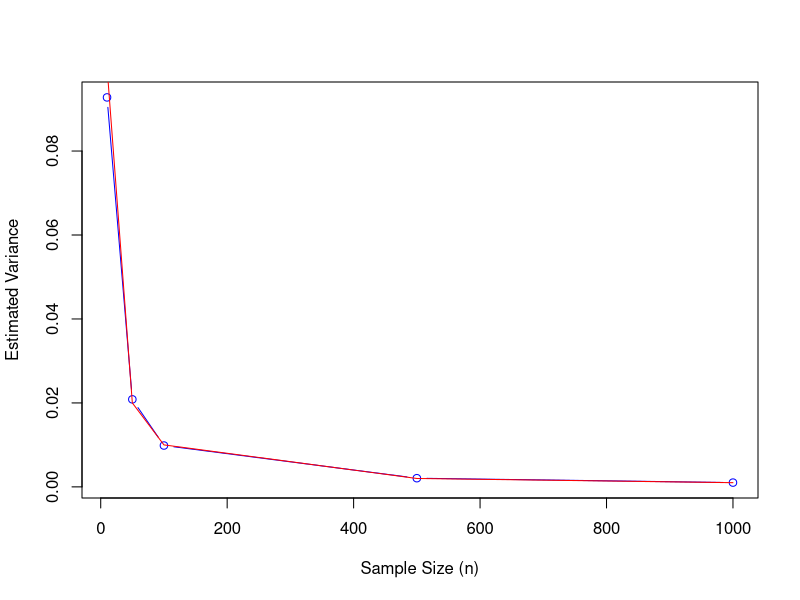
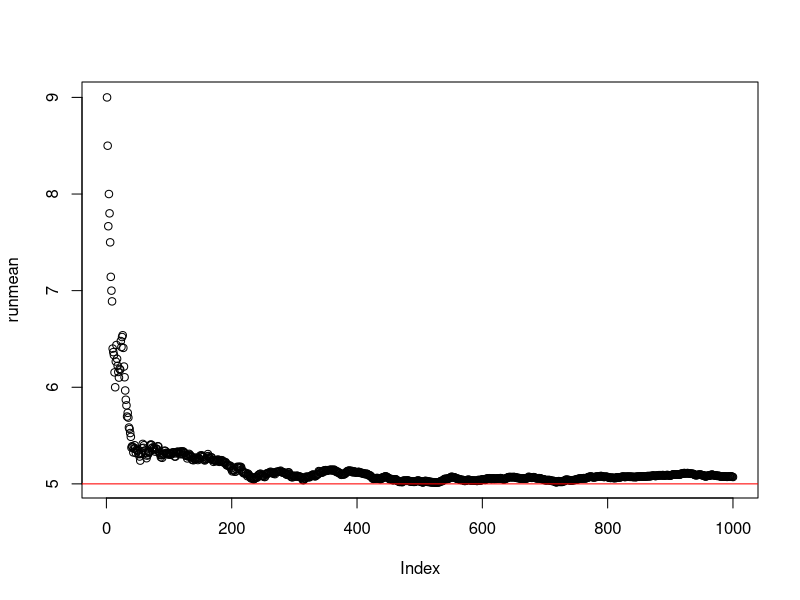
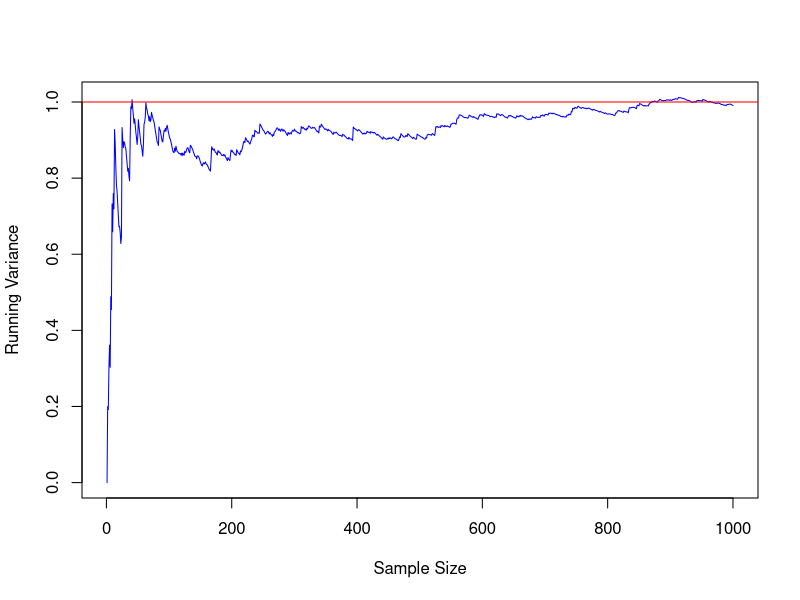

The R script that drew these images, in order:
## ---- chunk 1
run_sample_mean_trial <- function( n ) {
  # TODO: code goes here.
  samples <- rnorm(n, mean = 0, sd = 1)
  return(mean(samples))
}
## ---- chunk 2
estimate_sample_mean_variance <- function( n, M ) {
  # TODO: code goes here.
  sample_means <- replicate(M, run_sample_mean_trial(n))
  return(var(sample_means))
}

## ---- chunk 3

#TODO: code goes here.
n_values <- c(10, 50, 100, 500, 1000)
M <- 1000  
variances <- sapply(n_values, function(n) estimate_sample_mean_variance(n, M))
plot(n_values, variances, type="b", col="blue", xlab="Sample Size (n)", ylab="Estimated Variance")

c_val <- 1
lines(n_values, c_val / n_values, col="red")

## ---- chunk 4
# define running average function
# can be specified as cumulative sum / index of element
running_mean <- function(vec) {
   cumsum(vec) / seq_along(vec)
}

# Generate a bunch of lambda=5.0 Poissons and compute running mean.
poisdraws <- rpois(n=1000, lambda=5.0);
runmean <- running_mean( poisdraws );

# Plot the running mean
plot( runmean );
abline(h=5.0, col='red'); # Mean is 5.0
## ---- chunk 5

#TODO: code goes here.
running_mean <- function(vec) {
  cumsum(vec) / seq_along(vec)
}
estimate_mean_within <- function(n, lambda, epsilon, M) {
  within_epsilon <- replicate(M, {
    sample_mean <- mean(rpois(n, lambda))
    abs(sample_mean - lambda) < epsilon
  })
  return(mean(within_epsilon))
}

estimate_mean_within(250, 5.0, 0.25, 1000)

## ---- chunk 6
running_var <- function(vec) {
  n <- seq_along(vec)
  cummean <- cumsum(vec) / n
  cumsum((vec - cummean)^2) / n
}

## ---- chunk 7

# TODO: code to generate data
data <- rnorm(1000, mean = 0, sd = 1)
# TODO: code to compute running variance
var_running <- running_var(data)
# TODO: code to create plot
plot(var_running, type="l", col="blue", xlab="Sample Size", ylab="Running Variance")
abline(h=1, col="red")
